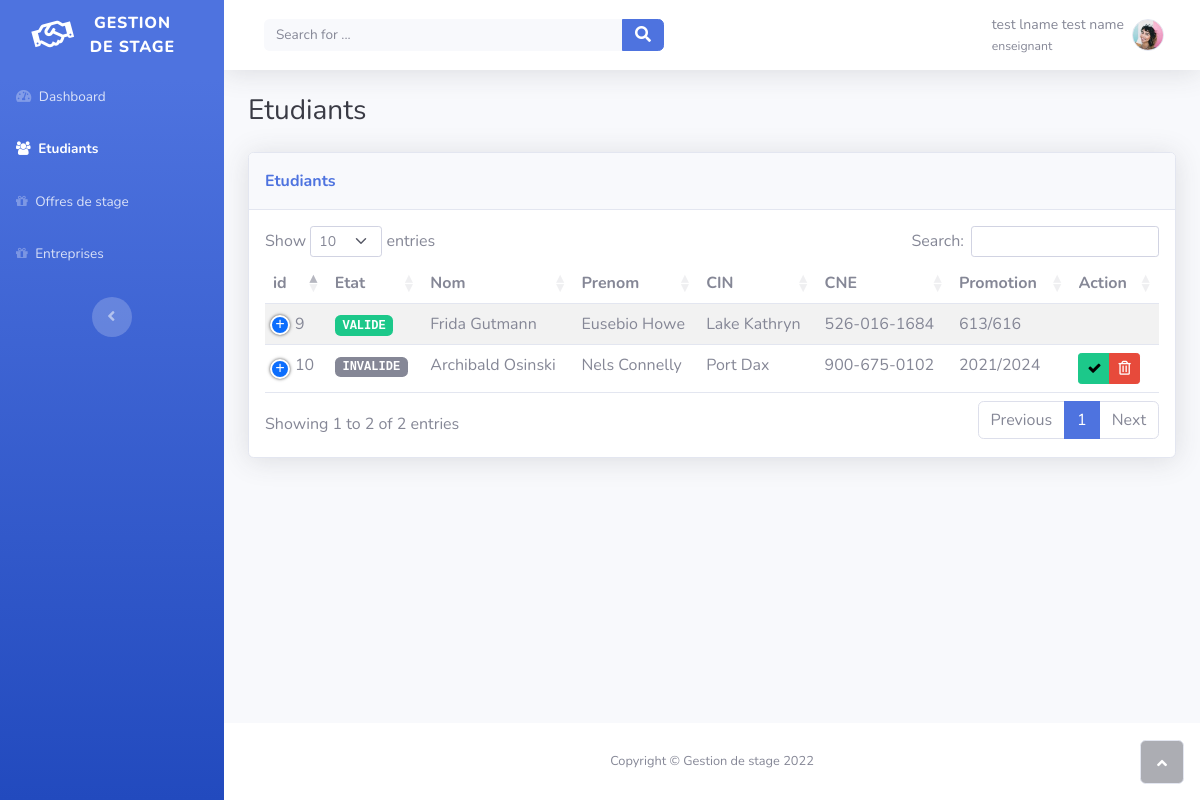
The page /etudiants (signed in) on the database as committed earlier.
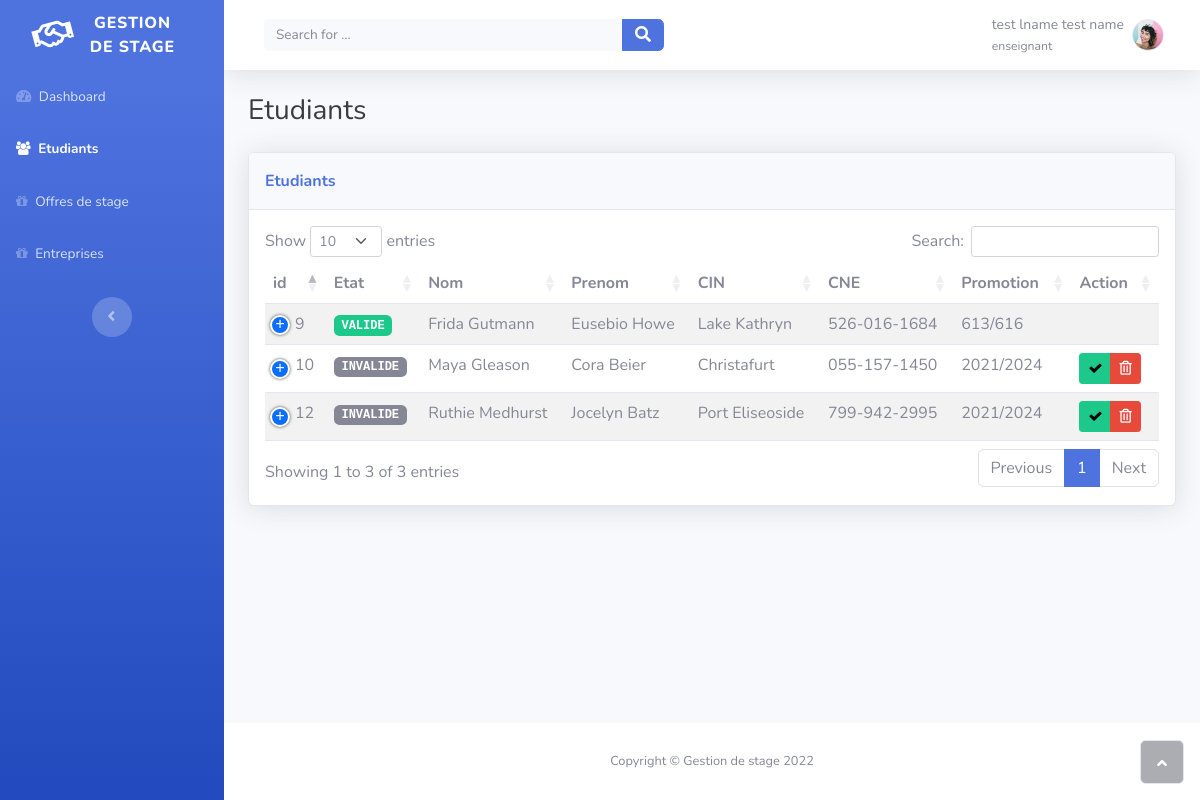
The same page on the database as committed later.
### tables this page shows
CREATE TABLE `etudiant` (
  `cne` varchar(30) NOT NULL,
  `cv` varchar(255) DEFAULT NULL,
  `promotion` int(11) NOT NULL,
  `id` int(11) NOT NULL,
  `formation_id` int(11) NOT NULL,
  `IsValidated` tinyint(1) NOT NULL DEFAULT 0
);

CREATE TABLE `person` (
  `id` int(11) NOT NULL,
  `cin` varchar(15) NOT NULL,
  `date_naiss` datetime(6) NOT NULL,
  `email` varchar(80) NOT NULL,
  `fname` varchar(35) NOT NULL,
  `lname` varchar(35) NOT NULL,
  `password` varchar(100) NOT NULL,
  `phone` varchar(15) NOT NULL,
  `person_type` enum('etudiant','enseignant','admin') NOT NULL DEFAULT 'etudiant'
);

### views/resp/etudiant.resp.php (the view, shortened to what this page needs)
<?php
$pdo = getDBConnection();
$curr_user = $_SESSION['user'];
?>
<!DOCTYPE html>
<html lang="fr">
<head>
    <link rel="stylesheet" href="/assets/bootstrap/css/bootstrap.min.css">
    <link rel="stylesheet" href="/assets/datatable/css/dataTables.bootstrap5.min.css">
    <link rel="stylesheet" href="/assets/datatable/css/responsive.bootstrap5.min.css">
    <link rel="stylesheet" href="/assets/fonts/fontawesome-all.min.css">
    <link rel="stylesheet" href="/assets/fonts/font-awesome.min.css">
    <link rel="stylesheet" href="/assets/fonts/fontawesome5-overrides.min.css">
</head>
<body id="page-top">
<div id="wrapper">
    <?php
    require_once 'parts/sidebar.php'
    ?>
    <div class="d-flex flex-column" id="content-wrapper" style="font-size: calc(0.5em + 1vmin);">
        <div id="content">
            <div class="container-fluid">
                <div class="d-flex d-sm-flex justify-content-between align-items-center mb-4">
                    <h3 class="text-dark mb-0">Etudiants<br></h3>
                </div>
                <div class="card shadow">
                    <div class="card-header py-3">
                        <p class="text-primary m-0 fw-bold">Etudiants</p>
                    </div>
                    <div class="card-body">
                        <table id="myTable" class="table table-striped nowrap"
                               style="width:100%; font-size: calc(0.5em + 1vmin); ">
                            <thead>
                            <th>id</th>
                            <th>Etat</th>
                            <th>Nom</th>
                            <th>Prenom</th>
                            <th>CIN</th>
                            <th>CNE</th>
                            <th>Promotion</th>
                            <th class="all">Action</th>
                            </thead>
                            <?php
                            try {
                                $query = "SELECT p.*, e.* FROM person p, etudiant e
                                            WHERE e.id = p.id AND e.formation_id = :formation_id";
                                $stmt = $pdo->prepare($query);
                                $stmt->bindParam(':formation_id', $curr_user['formation_id']);
                                $stmt->execute();
                                $rows = $stmt->fetchAll(PDO::FETCH_ASSOC);
                                if (!empty($rows)) {
                                    foreach ($rows as $key => $value) {
                                        ?>
                                        <tr>
                                            <td><?php echo $value['id']; ?></td>
                                            <td>
                                                <?php if ($value['IsValidated']) { ?>
                                                    <span class="badge bg-success text-uppercase font-monospace" bs-cut="1">Valide</span>
                                                <?php } else {
                                                    ?>
                                                    <span class="badge bg-secondary text-uppercase font-monospace" bs-cut="1">Invalide</span>
                                                <?php } ?>
                                            </td>
                                            <td><?php echo $value['lname']; ?></td>
                                            <td><?php echo $value['fname']; ?></td>
                                            <td><?php echo $value['cin']; ?></td>
                                            <td><?php echo $value['cne']; ?></td>
                                            <td><?php echo $value['promotion'] . "/" . ($value['promotion'] + 3); ?></td>
                                            <td>
                                                <?php if (!$value['IsValidated']) { ?>
                                                    <div class="btn-toolbar" bs-cut="1">
                                                        <div class="btn-group btn-group-sm" role="group">
                                                            <a class="btn btn-success" role="button"
                                                               href="/etudiants?validate=<?php echo $value['id']; ?>">
                                                                <i class="fa fa-check"></i></a>
                                                            <a class="btn btn-danger" role="button"
                                                               href="/etudiants?delete=<?php echo $value['id']; ?>">
                                                                <i class="far fa-trash-alt"></i>
                                                            </a>
                                                        </div>
                                                    </div>
                                                <?php } ?>
                                            </td>
                                        </tr>
                                        <?php
                                    }
                                } else
                                    echo "Nothing found";
                            } catch (Exception $e) {
                                echo 'Erreur : ' . $e->getMessage();
                            }
                            ?>
                        </table>
                    </div>
                </div>
            </div>
        </div>
        <footer class="bg-white sticky-footer">
            <div class="container my-auto">
                <div class="text-center my-auto copyright"><span>Copyright © Gestion de stage 2022</span></div>
            </div>
        </footer>
    </div>
    <a class="border rounded d-inline scroll-to-top" href="#page-top"><i class="fas fa-angle-up"></i></a>
</div>
</body>
</html>

### public/index.php (shortened to what this page needs)
<?php
$request = explode('?', $_SERVER['REQUEST_URI'])[0];
die();
die();
switch ($request) {
    case '/etudiants' :
        require __DIR__ . '/../views/resp/etudiant.resp.php';
        break;
}
die();

### views/resp/parts/sidebar.php (shortened to what this page needs)
<nav class="navbar navbar-dark align-items-start sidebar sidebar-dark accordion bg-gradient-primary p-0">
    <div class="container-fluid d-flex flex-column p-0"><a
                class="navbar-brand d-flex justify-content-center align-items-center sidebar-brand m-0" href="#">
            <div class="sidebar-brand-icon rotate-n-15"><i class="far fa-handshake"></i></div>
            <div class="sidebar-brand-text mx-3"><span>Gestion<br>De Stage</span></div>
        </a>
        <ul class="navbar-nav text-light" id="accordionSidebar">
            <li class="nav-item">
                <a class="nav-link" href="/">
                    <i class="fas fa-tachometer-alt"></i>
                    <span>Dashboard</span>
                </a>
            </li>
            <li class="nav-item">
                <a class="nav-link" href="/etudiants">
                    <i class="fa fa-users"></i>
                    <span>Etudiants</span>
                </a>
            </li>
            <li class="nav-item">
                <a class="nav-link" href="/offres">
                    <i class="fa fa-gift"></i>
                    <span>Offres de stage</span>
                </a>
            </li>
            <li class="nav-item">
                <a class="nav-link" href="/entreprises">
                    <i class="fa fa-gift"></i>
                    <span>Entreprises</span></a>
            </li>
        </ul>
        <div class="text-center d-none d-md-inline">
            <button class="btn rounded-circle border-0" id="sidebarToggle" type="button"></button>
        </div>
    </div>
</nav>

Rows that differ between the two databases and show on the page:
changed etudiant id 10: id.lname "Archibald Osinski" → "Maya Gleason"; id.fname "Nels Connelly" → "Cora Beier"; id.cin "Port Dax" → "Christafurt"; cne "900-675-0102" → "055-157-1450"
added etudiant: id "12", IsValidated "INVALIDE", id.lname "Ruthie Medhurst", id.fname "Jocelyn Batz", id.cin "Port Eliseoside", cne "799-942-2995", promotion "2021", $value['promotion'] + 3 "2024"
Other text that changed with them:
text written by a page script: "Show entries Search: Showing 1 to 2 of 2 entries Previous 1 Next" → "Show entries Search: Showing 1 to 3 of 3 entries Previous 1 Next"
